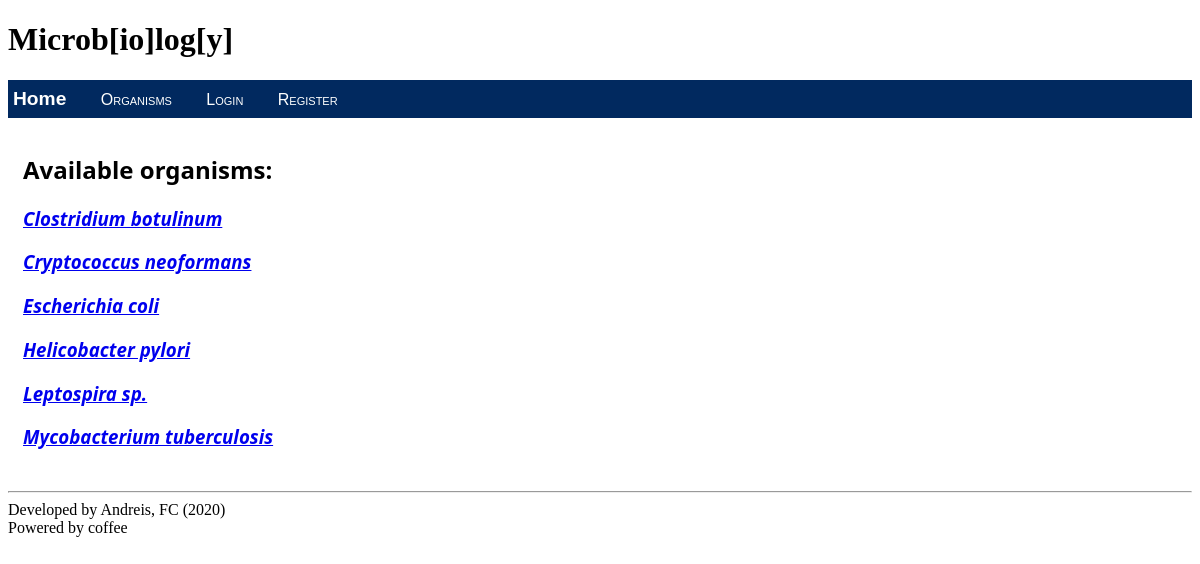
/organisms/, run on the app's committed database.
### mainpage/models.py (models this page shows, shortened)
class Organism(models.Model):
    name=models.CharField(max_length=150)
    slug=models.SlugField(unique=True)
    def __str__(self):
        return self.name

### mainpage/views.py (the view)
# urls.py: path('organisms/', views.organisms, name='organisms'),
def organisms(request):
    orgs = Organism.objects.order_by('name')
    return render(
        request,
        'mainpage/organisms.html',
        {'orglist':orgs}
    )

### mainpage/templates/mainpage/organisms.html (shortened to what this page needs)
{% extends "mainpage/base_layout.html" %}
{% block content %}
    <h2>Available organisms:</h2>
    {% if orglist %}
        {% for org in orglist %}
            <h3><a href="{% url 'byorganism' org.slug %}"><i>{{org}}</i></a><br></h3>
        {% endfor %}
    {% endif %}
{% endblock %}

### data on the page
Organism: name "Clostridium botulinum"
Organism: name "Cryptococcus neoformans"
Organism: name "Escherichia coli"
Organism: name "Helicobacter pylori"
Organism: name "Leptospira sp."
Organism: name "Mycobacterium tuberculosis"
